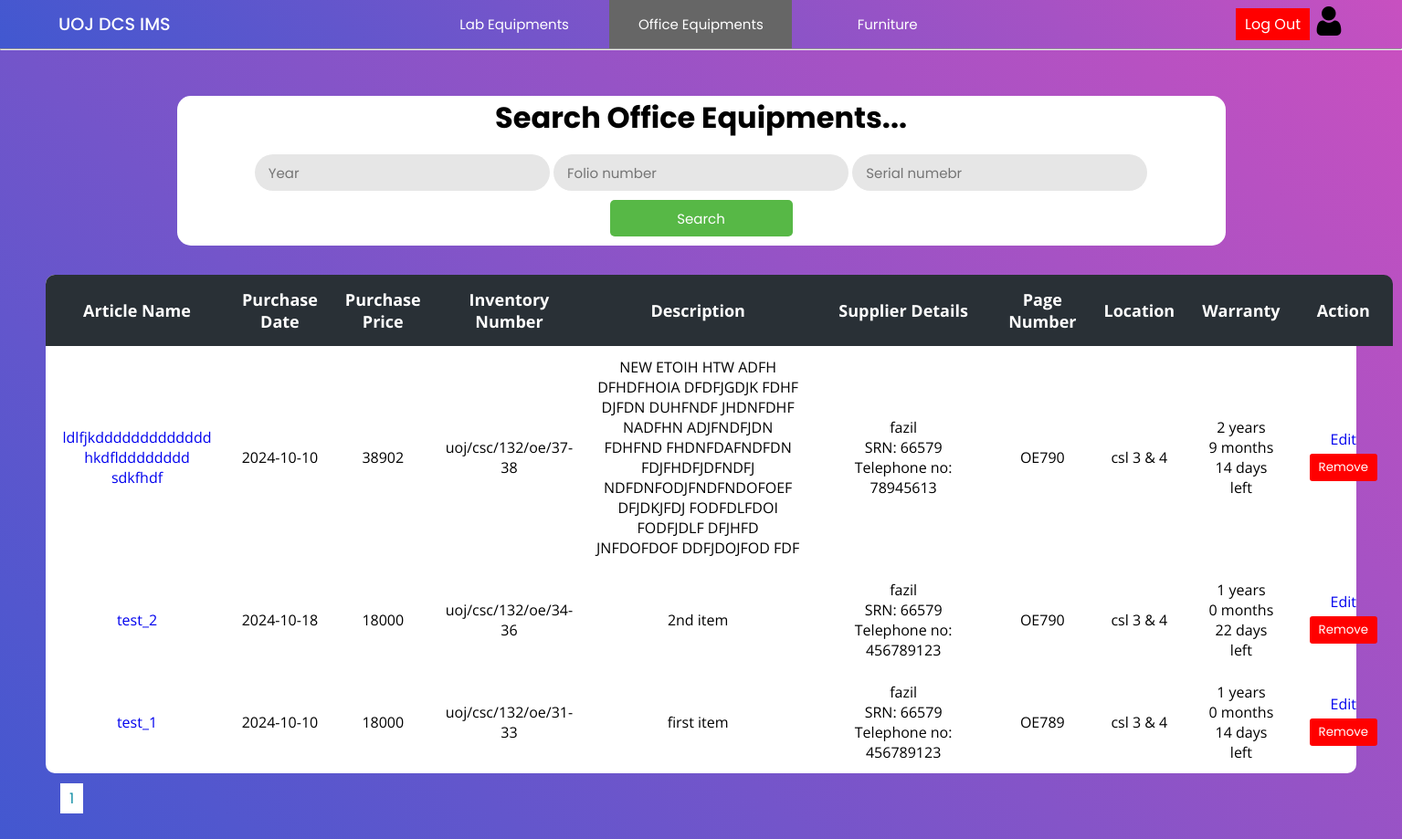
Page /Project/office/office.php (signed in) on the committed database.
### tables this page shows
CREATE TABLE `o_invoice` (
  `invoice_id` int(11) NOT NULL,
  `name` varchar(200) NOT NULL,
  `date` date NOT NULL,
  `price` float NOT NULL,
  `quantity` int(11) NOT NULL,
  `folio_number` varchar(50) NOT NULL,
  `description` varchar(400) NOT NULL,
  `supplier_name` varchar(150) NOT NULL,
  `supplier_tt` int(15) NOT NULL,
  `srn` int(11) NOT NULL,
  `page_number` varchar(15) NOT NULL,
  `location` varchar(50) NOT NULL,
  `warranty` int(11) NOT NULL
);

### Project/office/office.php (the view, shortened to what this page needs)
<?php
include("../config/connection.php");
$rowsPerPage = 10;
$page = isset($_GET['page']) ? intval($_GET['page']) : 1;
$offset = ($page - 1) * $rowsPerPage;
$queryinvoice = "SELECT * FROM o_invoice ORDER BY invoice_id DESC LIMIT $offset, $rowsPerPage";
$totalRows = mysqli_num_rows(mysqli_query($con, "SELECT * FROM o_invoice"));
$totalPages = ceil($totalRows / $rowsPerPage);
?>
<!DOCTYPE html>
<html lang="en">
<head>
    <link rel="stylesheet" href="../css/lab.css">
    <link rel="stylesheet" href="../css/main.css">
</head>
<body>
    <?php include("../header/header.php"); ?>
    <hr>
    <div class="main-container">
        <div class="container">
            <h2>Search Office Equipments...</h2>
            <div>
                <form action="office.php" method="post">
                    <input type="number" placeholder="Year" name="year" value="<?php if (isset($_POST['year'])) {echo $_POST['year'];} ?>" />
                    <input type="text" placeholder="Folio number" name="folio" value="<?php if (isset($_POST['folio'])) {echo $_POST['folio'];} ?>" />
                    <input type="text" placeholder="Serial numebr" name="SN" value="<?php if (isset($_POST['SN'])) {echo $_POST['SN'];} ?>" />
                    <input class="button" type="submit" name="search" value="Search" />
                </form>
            </div>
        </div>
        <div class="table-con">
            <table>
                <thead>
                    <tr>
                        <th>Article Name</th>
                        <th>Purchase Date</th>
                        <th>Purchase Price</th>
                        <th>Inventory Number</th>
                        <th>Description</th>
                        <th colspan=2>Supplier Details</th>
                        <th>Page Number</th>
                        <th>Location</th>
                        <th>Warranty</th>
                        <th>Action</th>
                    </tr>
                </thead>
                <tbody>
                    <?php
                    $resultinvoice = mysqli_query($con, $queryinvoice);
                    while ($rowinvoice = mysqli_fetch_assoc($resultinvoice)) {
                    ?>
                        <tr>
                            <td class="name"><a href="officeItems.php?search=true&id=<?php echo $rowinvoice['invoice_id'] ?>"><?php echo $rowinvoice['name'] ?></a></td>
                            <td><?php echo $rowinvoice['date'] ?></td>
                            <td><?php echo $rowinvoice['price'] ?></td>
                            <td><?php echo $rowinvoice['folio_number'] ?></td>
                            <td class="description"><?php echo $rowinvoice['description'] ?></td>
                            <td class="sname" colspan=2>
                                <?php
                                echo $rowinvoice['supplier_name'];
                                if (!empty($rowinvoice['srn'])) {
                                    echo "<br>SRN: " . $rowinvoice['srn'];
                                }
                                if (!empty($rowinvoice['supplier_tt'])) {
                                    echo "<br>Telephone no: " . $rowinvoice['supplier_tt'];
                                }
                                ?>
                            </td>
                            <td><?php echo $rowinvoice['page_number'] ?></td>
                            <td><?php echo $rowinvoice['location'] ?></td>
                            <td>
                                <?php
                                $purchaseDate = $rowinvoice['date'];
                                $warrantyMonths = $rowinvoice['warranty'];
                                $purchaseDateObj = new DateTime($purchaseDate);
                                $purchaseDateObj->modify("+$warrantyMonths months");
                                $currentDate = new DateTime();
                                if ($purchaseDateObj > $currentDate) {
                                    $interval = $currentDate->diff($purchaseDateObj);
                                    echo
                                    $interval->y . " years<br>"
                                        . $interval->m . " months<br>"
                                        . $interval->d . " days<br>left";
                                } else {
                                    echo "expired";
                                }
                                ?>
                            </td>
                            <td>
                                <a href="addData.php?id=<?php echo $rowinvoice['invoice_id'] ?>">Edit</a>
                                <form method="post" action="actionItem.php">
                                    <button class="logout" type="submit" onclick="return confirm('Are you sure to remove this record ?')" style="margin:5px;background-color: #ff0000; color: #ffffff; border: none; padding: 5px 10px; cursor: pointer;">Remove</button>
                                </form>
                            </td>
                        </tr>
                    <?php
                    }
                    ?>
                </tbody>
            </table>
        </div>
        <div class="pagination" style="margin:15px;">
            <?php
            for ($i = 1; $i <= $totalPages; $i++) {
                echo '<a href="?page=' . $i . '" style="margin:1px;background-color: #fff; color: #1690A7; border: none; padding: 5px 10px; cursor: pointer; width:5px;">' . $i . '</a>';
            }
            ?>
        </div>
    </div>
</body>
</html>

### Project/css/lab.css (style rules this page uses)
.main-container { padding: 50px; min-height: 100vh; height: fit-content; background: linear-gradient(-135deg, #c850c0, #4158d0); }
.container { text-align: center; background-color: white; border-radius: 15px; width: 80%; margin: auto; margin-bottom: 2rem; padding: 0 0 10px 0; }
h2 { font-size: 2rem; margin-bottom: 1rem; font-family: 'Poppins', sans-serif; }
.button { background: #57b846; color: white; cursor: pointer; height: 40px; border-radius: 5px; padding: 0 15px 0 15px; border: none; font-family: 'Poppins', sans-serif; width: 200px; margin-top: 10px; }
table { border-collapse: collapse; border-radius: 10px; overflow: hidden; max-width: 100%; margin: 0 auto; position: relative; }
.table-con { border-collapse: collapse; background: #fff; border-radius: 10px; width: auto; margin: auto; position: relative; font-family: 'Open Sans'; text-align: center; background: #fff; }
.table-con td.description { max-width: 300px; word-wrap: break-word; min-width: 250px; }
.table-con td.name { max-width: 200px; word-wrap: break-word; min-width: 200px; }
.table-con td.sname { max-width: 300px; word-wrap: break-word; min-width: 200px; }
th { width: 100px; font-size: 18px; background: #293036; color: white; padding: 15px; }
td { padding: 12px; }
input { font-size: 15px; color: #666; background: #e6e6e6; height: 40px; border-radius: 20px; padding: 0 15px 0 15px; border: none; font-family: 'Poppins', sans-serif; }
.logout { margin: 5px; background-color: #ff0000; color: #ffffff; border: none; padding: 5px 10px; cursor: pointer; }

### Project/css/main.css (style rules this page uses)
* { margin: 0; padding: 0; text-decoration: none; box-sizing: border-box; }
:root { --bg-gradient: linear-gradient(-135deg, #c850c0, #4158d0); --bg-gray: #e6e6e6; --text-color: #666; --inp-color: #57b846; }
body { font-family: 'Poppins', sans-serif; }

### Project/css/header.css (style rules this page uses)
* { margin: 0; padding: 0; text-decoration: none; box-sizing: border-box; }
:root { --bg-gradient: linear-gradient(-135deg, #c850c0, #4158d0); --bg-gray: #e6e6e6; --text-color: #666; --inp-color: #57b846; }
body { font-family: 'Poppins', sans-serif; }
button { border: none; padding: 3px 4px; border-radius: 3px; font-family: 'Poppins', sans-serif; margin-right: 10px; }
.logout { margin: 5px; background-color: #ff0000; color: #ffffff; border: none; padding: 5px 10px; cursor: pointer; }

### rows in the picture
o_invoice: name "ldlfjkddddddddddddd hkdfldddddddd sdkfhdf", date "2024-10-10", price "38902", folio_number "uoj/csc/132/oe/37-38", description "NEW ETOIH HTW ADFH DFHDFHOIA DFDFJGDJK FDHF DJFDN DUHFNDF JHDNFDHF NADFHN ADJFNDFJDN FDHFND FHDNFDAFNDFDN FDJFHDFJDFNDFJ NDFDNFODJFNDFNDOFOEF DFJDKJFDJ FODFDLFDOI FODFJDLF DFJHFD JNFDOFDOF DDFJDOJFOD FDF", supplier_name "fazil", srn "66579", supplier_tt "78945613", page_number "OE790", location "csl 3 & 4", date+warranty "2", date+warranty "9", date+warranty "14"
o_invoice: name "test_2", date "2024-10-18", price "18000", folio_number "uoj/csc/132/oe/34-36", description "2nd item", supplier_name "fazil", srn "66579", supplier_tt "456789123", page_number "OE790", location "csl 3 & 4", date+warranty "1", date+warranty "0", date+warranty "22"
o_invoice: name "test_1", date "2024-10-10", price "18000", folio_number "uoj/csc/132/oe/31-33", description "first item", supplier_name "fazil", srn "66579", supplier_tt "456789123", page_number "OE789", location "csl 3 & 4", date+warranty "1", date+warranty "0", date+warranty "14"
